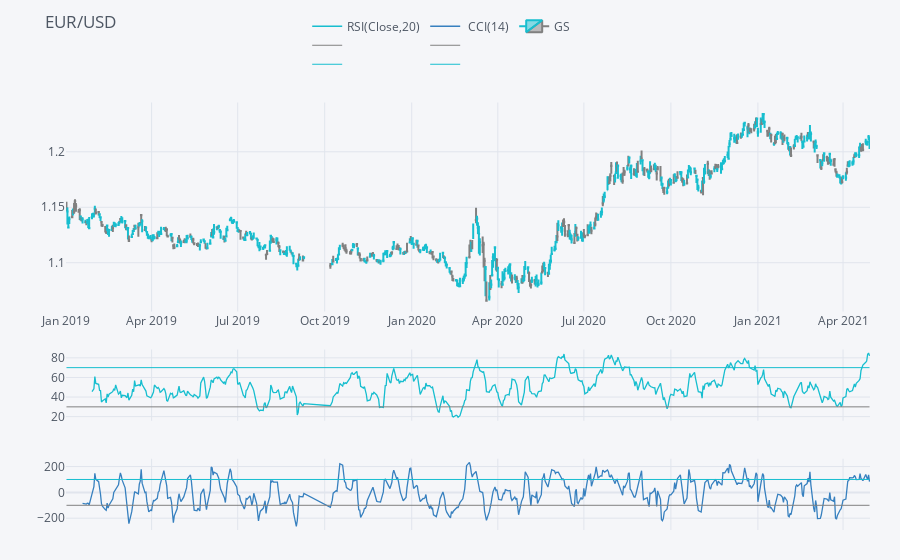

The cell this chart's notebook holds for it:
### Code cell
qf=cf.QuantFig(data,title='EUR/USD',legend='top',name='GS')
#qf.add_ptps(periods=14, af=0.2, initial='long', str=None, name='prova')
#qf.add_bollinger_bands(periods=20,boll_std=2,colors=['magenta','grey'],fill=True)
#qf.add_sma([10,20],width=2,color=['green','lightgreen'],legendgroup=True)
qf.add_rsi(periods=20,color='java')
qf.add_cci()


qf.iplot()

### Figure 1 — Plotly figure (JSON) as saved in the notebook; plotly's stock layout.template omitted (floating-point values rounded to 4 significant figures; data arrays with more than 128 entries replaced by an {"elided": "..."} marker saying what was removed)
{"data": [{"legendgroup": "RSI(Close,20)", "line": {"color": "rgba(23, 190, 207, 1.0)", "dash": "solid", "shape": "linear", "width": 1.3}, "mode": "lines", "name": "RSI(Close,20)", "showlegend": true, "text": "", "type": "scatter", "x": {"elided": "588 str values"}, "y": {"elided": "588 mixed values"}, "yaxis": "y3"}, {"legendgroup": "RSI(Close,20)", "line": {"color": "grey", "width": 1}, "mode": "lines", "name": "", "showlegend": true, "text": "", "type": "scatter", "x": {"elided": "588 str values"}, "y": {"elided": "588 int values"}, "yaxis": "y3"}, {"legendgroup": "RSI(Close,20)", "line": {"color": "#17BECF", "width": 1}, "mode": "lines", "name": "", "showlegend": true, "text": "", "type": "scatter", "x": {"elided": "588 str values"}, "y": {"elided": "588 int values"}, "yaxis": "y3"}, {"legendgroup": " CCI(14)", "line": {"color": "rgba(55, 128, 191, 1.0)", "dash": "solid", "shape": "linear", "width": 1.3}, "mode": "lines", "name": " CCI(14)", "showlegend": true, "text": "", "type": "scatter", "x": {"elided": "588 str values"}, "y": {"elided": "588 mixed values"}, "yaxis": "y4"}, {"legendgroup": " CCI(14)", "line": {"color": "grey", "width": 1}, "mode": "lines", "name": "", "showlegend": true, "text": "", "type": "scatter", "x": {"elided": "588 str values"}, "y": {"elided": "588 int values"}, "yaxis": "y4"}, {"legendgroup": " CCI(14)", "line": {"color": "#17BECF", "width": 1}, "mode": "lines", "name": "", "showlegend": true, "text": "", "type": "scatter", "x": {"elided": "588 str values"}, "y": {"elided": "588 int values"}, "yaxis": "y4"}, {"close": {"elided": "588 float values"}, "decreasing": {"line": {"color": "#808080"}}, "high": {"elided": "588 float values"}, "increasing": {"line": {"color": "#17BECF"}}, "low": {"elided": "588 float values"}, "name": "GS", "open": {"elided": "588 float values"}, "showlegend": true, "type": "candlestick", "x": {"elided": "588 str values"}, "yaxis": "y2"}], "layout": {"legend": {"bgcolor": "#F5F6F9", "font": {"color": "#4D5663"}, "orientation": "h", "x": 0.3, "y": 0.95, "yanchor": "bottom"}, "margin": {"b": 30, "l": 30, "r": 30, "t": 30}, "paper_bgcolor": "#F5F6F9", "plot_bgcolor": "#F5F6F9", "showlegend": true, "title": {"font": {"color": "#4D5663"}, "text": "EUR/USD"}, "xaxis": {"anchor": "y2", "gridcolor": "#E1E5ED", "rangeselector": {"bgcolor": "rgba(150, 200, 250, 1)", "buttons": [{"count": 1, "label": "1m", "step": "month", "stepmode": "backward"}, {"count": 1, "label": "1y", "step": "year", "stepmode": "backward"}], "font": {"size": 13}, "visible": false, "x": 0, "y": 0.9}, "rangeslider": {"visible": false}, "showgrid": true, "tickfont": {"color": "#4D5663"}, "title": {"font": {"color": "#4D5663"}, "text": ""}, "zerolinecolor": "#E1E5ED"}, "yaxis": {"gridcolor": "#E1E5ED", "showgrid": true, "showticklabels": false, "tickfont": {"color": "#4D5663"}, "title": {"font": {"color": "#4D5663"}, "text": ""}, "zerolinecolor": "#E1E5ED"}, "yaxis2": {"domain": [0.46, 0.9], "gridcolor": "#E1E5ED", "showgrid": true, "tickfont": {"color": "#4D5663"}, "title": {"font": {"color": "#4D5663"}, "text": ""}, "zerolinecolor": "#E1E5ED"}, "yaxis3": {"domain": [0.23, 0.38], "gridcolor": "#E1E5ED", "showgrid": true, "tickfont": {"color": "#4D5663"}, "title": {"font": {"color": "#4D5663"}, "text": ""}, "zerolinecolor": "#E1E5ED"}, "yaxis4": {"domain": [0, 0.15], "gridcolor": "#E1E5ED", "showgrid": true, "tickfont": {"color": "#4D5663"}, "title": {"font": {"color": "#4D5663"}, "text": ""}, "zerolinecolor": "#E1E5ED"}}}
